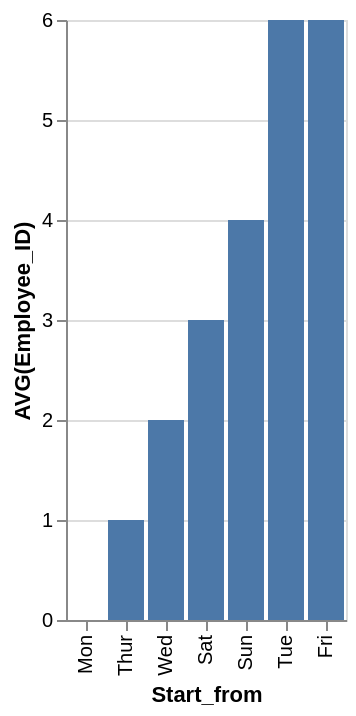

Vega-Lite specification stored for this chart:
### Vega-Lite specification from a JSON file in a GitHub repository (floating-point values rounded to 4 significant figures)
{"data": {"values": [{"x_data": "Mon", "y_data": 0}, {"x_data": "Tue", "y_data": 6}, {"x_data": "Wed", "y_data": 2}, {"x_data": "Thur", "y_data": 1}, {"x_data": "Fri", "y_data": 6}, {"x_data": "Sat", "y_data": 3}, {"x_data": "Sun", "y_data": 4}]}, "mark": "bar", "encoding": {"x": {"field": "x_data", "type": "nominal", "title": "Start_from", "sort": {"op": "sum", "field": "y_data", "order": "ascending"}}, "y": {"field": "y_data", "type": "quantitative", "title": "AVG(Employee_ID)"}}}
